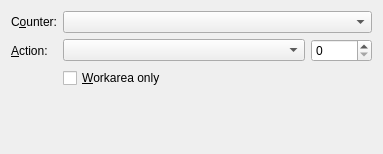
<?xml version="1.0" encoding="UTF-8"?>
<ui version="4.0">
 <class>CounterUi</class>
 <widget class="QWidget" name="CounterUi">
  <property name="geometry">
   <rect>
    <x>0</x>
    <y>0</y>
    <width>383</width>
    <height>154</height>
   </rect>
  </property>
  <property name="windowTitle">
   <string/>
  </property>
  <layout class="QGridLayout" name="gridLayout_2">
   <item row="0" column="0">
    <layout class="QGridLayout" name="gridLayout">
     <item row="0" column="0">
      <widget class="QLabel" name="counterLA">
       <property name="text">
        <string>C&amp;ounter:</string>
       </property>
       <property name="buddy">
        <cstring>counterCB</cstring>
       </property>
      </widget>
     </item>
     <item row="0" column="1">
      <widget class="QComboBox" name="counterCB">
       <property name="sizePolicy">
        <sizepolicy hsizetype="MinimumExpanding" vsizetype="Fixed">
         <horstretch>0</horstretch>
         <verstretch>0</verstretch>
        </sizepolicy>
       </property>
       <property name="toolTip">
        <string>Select counter to modify</string>
       </property>
      </widget>
     </item>
     <item row="1" column="0">
      <widget class="QLabel" name="actionLA">
       <property name="text">
        <string>&amp;Action:</string>
       </property>
       <property name="buddy">
        <cstring>actionCB</cstring>
       </property>
      </widget>
     </item>
     <item row="1" column="1">
      <layout class="QHBoxLayout" name="horizontalLayout">
       <item>
        <widget class="QComboBox" name="actionCB">
         <property name="sizePolicy">
          <sizepolicy hsizetype="MinimumExpanding" vsizetype="Fixed">
           <horstretch>0</horstretch>
           <verstretch>0</verstretch>
          </sizepolicy>
         </property>
         <property name="toolTip">
          <string>Select the action to perform on selected counter</string>
         </property>
        </widget>
       </item>
       <item>
        <widget class="QSpinBox" name="valueSB">
         <property name="maximum">
          <number>10000</number>
         </property>
        </widget>
       </item>
      </layout>
     </item>
     <item row="2" column="1">
      <widget class="QCheckBox" name="lyxonlyXB">
       <property name="toolTip">
        <string>If checked, modification affects the counter only in the LyX workarea, not in the output</string>
       </property>
       <property name="layoutDirection">
        <enum>Qt::LeftToRight</enum>
       </property>
       <property name="text">
        <string>&amp;Workarea only</string>
       </property>
      </widget>
     </item>
    </layout>
   </item>
   <item row="1" column="0">
    <spacer name="verticalSpacer">
     <property name="orientation">
      <enum>Qt::Vertical</enum>
     </property>
     <property name="sizeHint" stdset="0">
      <size>
       <width>20</width>
       <height>13</height>
      </size>
     </property>
    </spacer>
   </item>
  </layout>
 </widget>
 <includes>
  <include location="local">qt_i18n.h</include>
 </includes>
 <resources/>
 <connections/>
</ui>
